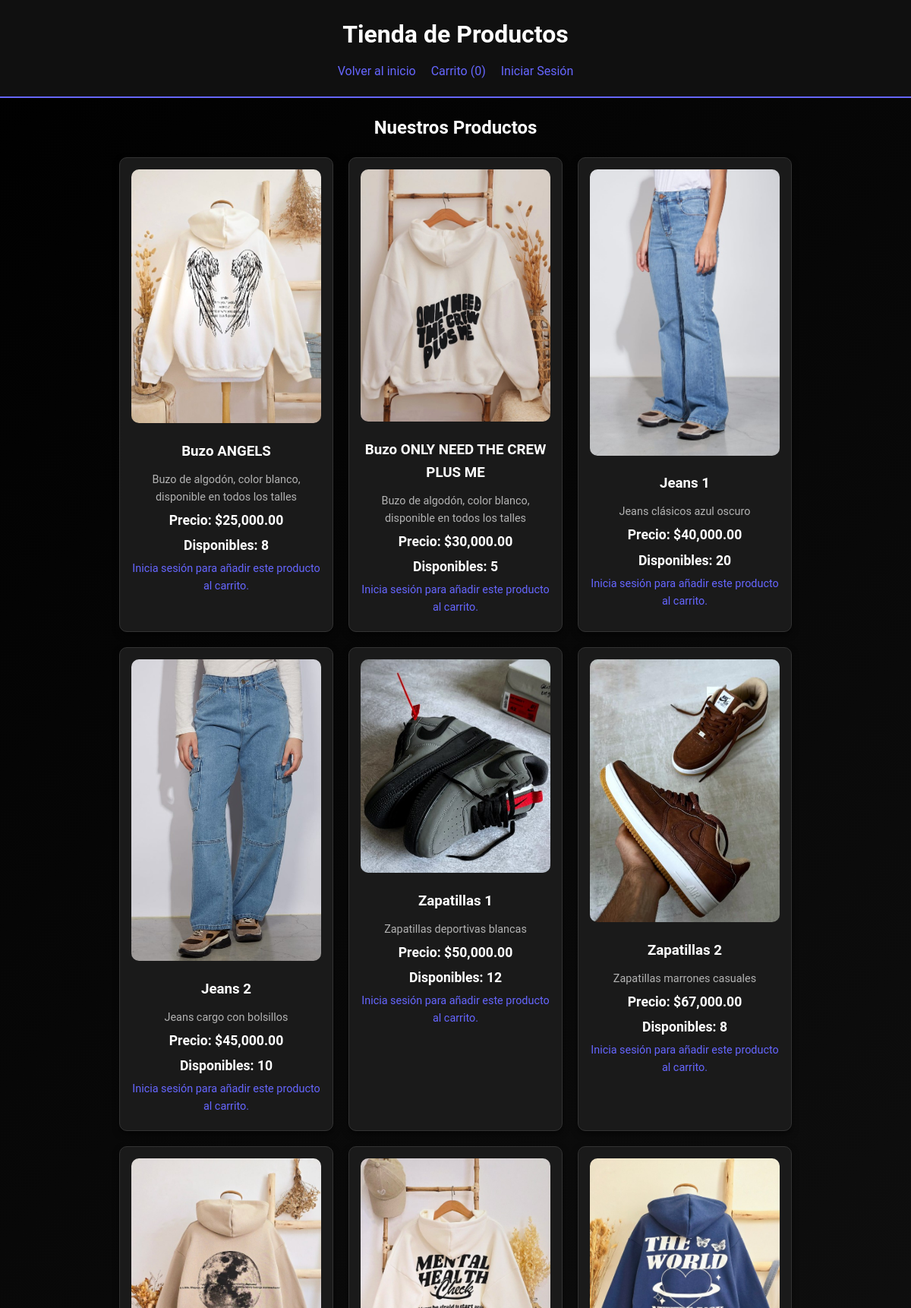
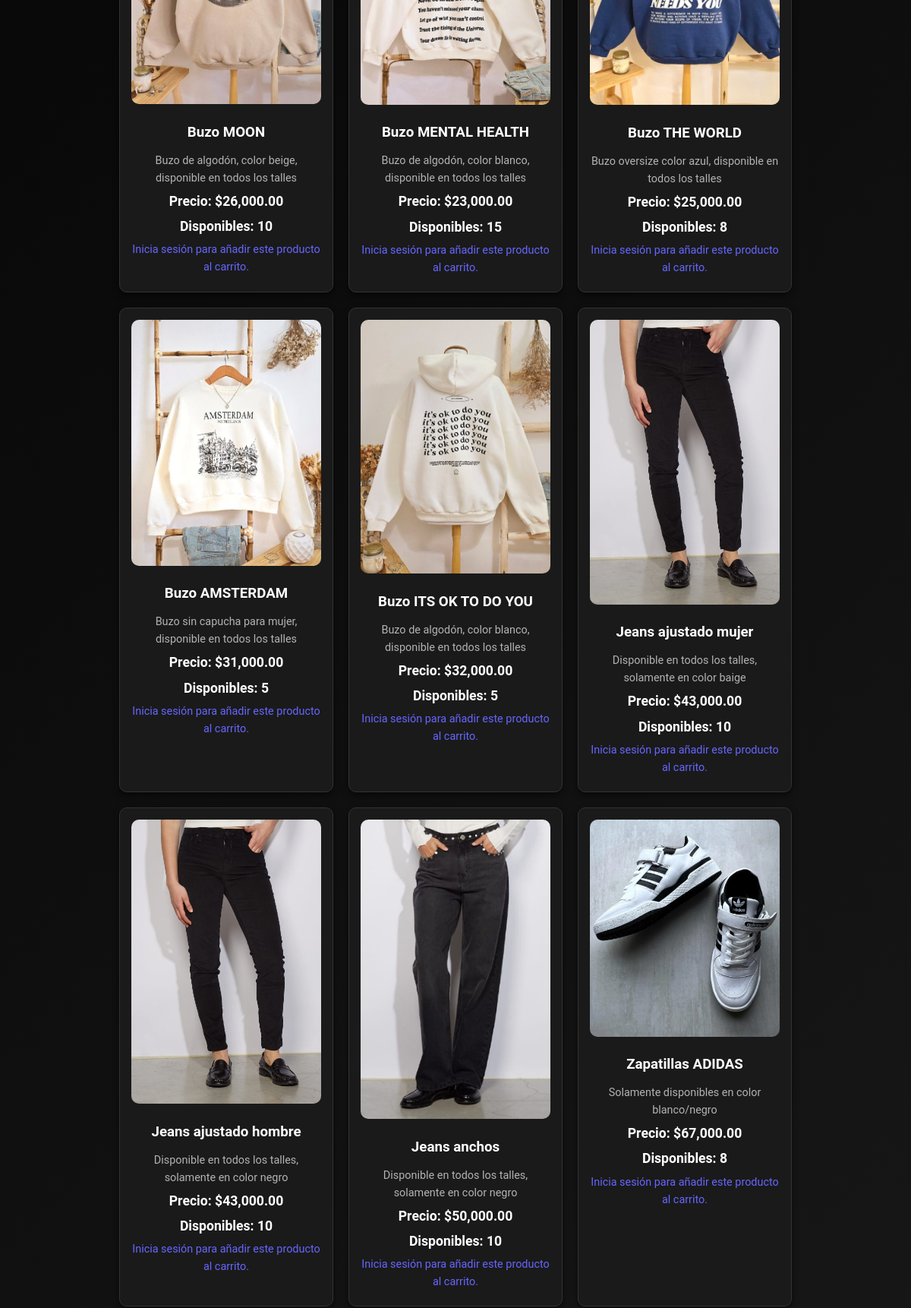
The page /php/vista_cliente.php (upper part) on the database its author committed (2 pictures, top to bottom).
### tables this page shows
CREATE TABLE `productos` (
  `id` int(11) NOT NULL,
  `nombre` varchar(100) NOT NULL,
  `descripcion` text DEFAULT NULL,
  `precio` decimal(10,2) NOT NULL,
  `stock` int(11) NOT NULL,
  `imagen` varchar(255) NOT NULL,
  `destacado` tinyint(1) DEFAULT 0,
  `cantidad` int(11) NOT NULL
);

### php/vista_cliente.php (the view, shortened to what this page needs)
<?php
require_once dirname(__DIR__) . '/php/conexion.php';
?>
<!DOCTYPE html>
<html lang="es">
<head>
    <link rel="stylesheet" href="http://localhost/pag/css/vista_clientes.css">
</head>
<body>
    <header>
        <h1>Tienda de Productos</h1>
        <nav>
            <ul>
                <li><a href="http://localhost/pag/php/index.php">Volver al inicio</a></li>
                <li><a href="http://localhost/pag/php/mostrar_carrito.php">
                        Carrito
                        <?php
                        $total_productos = isset($_SESSION['carrito']) ? array_sum($_SESSION['carrito']) : 0;
                        echo "<span style='color: #6666ff;'>($total_productos)</span>";
                        ?>
                    </a>
                </li>
                <?php if (!isset($_SESSION['usuario_id'])): ?>
                    <li><a href="http://localhost/pag/php/login.php">Iniciar Sesión</a></li>
                <?php endif; ?>
            </ul>
        </nav>
    </header>
    <main>
        <h2>Nuestros Productos</h2>
        <div class="product-container">
            <?php
            $sql = "SELECT * FROM productos";
            $resultado = $conn->query($sql);
            if ($resultado->num_rows > 0) {
                while ($producto = $resultado->fetch_assoc()) {
                    echo "<div class='product-item'>";
                    echo "<img src='http://localhost/pag/" . $producto['imagen'] . "' alt='" . $producto['nombre'] . "'>";
                    echo "<h3>" . $producto['nombre'] . "</h3>";
                    echo "<p>" . $producto['descripcion'] . "</p>";
                    echo "<p><strong>Precio: $" . number_format($producto['precio'], 2) . "</strong></p>";
                    echo "<p><strong>Disponibles: " . $producto['stock'] . "</strong></p>";
                    if (isset($_SESSION['usuario_id']) && !empty($_SESSION['usuario_id'])) {
                        echo "<form method='post' action='http://localhost/pag/php/carrito.php'>";
                        echo "<input type='hidden' name='id_producto' value='" . $producto['id'] . "'>";
                        echo "<label for='cantidad_" . $producto['id'] . "'>Cantidad:</label>";
                        echo "<input type='number' id='cantidad_" . $producto['id'] . "' name='cantidad' min='1' max='" . $producto['stock'] . "' value='1' required>";
                        echo "<button type='submit'>Añadir al carrito</button>";
                        echo "</form>";
                    } else {
                        echo "<p style='color: #6666ff;'>Inicia sesión para añadir este producto al carrito.</p>";
                    }
                    echo "</div>";
                }
            } else {
                echo "<p class='mensaje-error'>No hay productos disponibles.</p>";
            }
            ?>
        </div>
    </main>
</body>
</html>

### css/vista_clientes.css (style rules this page uses)
body, h1, h2, p, ul, li, a, img, input, button { margin: 0; padding: 0; box-sizing: border-box; }
body { font-family: 'Roboto', sans-serif; background: linear-gradient(135deg, #000000, #1a1a1a); color: #ffffff; line-height: 1.6; margin: 0; padding: 0; }
header { background: #101010; padding: 20px; text-align: center; border-bottom: 2px solid #6666ff; }
header h1 { color: #ffffff; font-size: 2rem; }
header nav ul { list-style: none; display: flex; justify-content: center; gap: 20px; margin-top: 10px; }
header nav ul li a { text-decoration: none; color: #6666ff; font-size: 1rem; transition: color 0.3s ease; }
main { padding: 20px; max-width: 1200px; margin: 0 auto; }
main h2 { text-align: center; margin-bottom: 20px; color: #ffffff; }
.product-container { display: flex; flex-wrap: wrap; justify-content: center; gap: 20px; }
.product-item { background: #1a1a1a; border: 1px solid #333333; border-radius: 10px; padding: 15px; width: 250px; text-align: center; box-shadow: 0 4px 8px rgba(0, 0, 0, 0.5); transition: transform 0.3s ease, box-shadow 0.3s ease; }
.product-item img { width: 100%; border-radius: 10px; }
.product-item h3 { color: #ffffff; margin: 15px 0 10px; }
.product-item p { color: #b3b3b3; font-size: 0.9rem; margin: 5px 0; }
.product-item strong { color: #ffffff; font-size: 1.1rem; }

### rows shown on the page
productos: imagen (picture), nombre "Buzo ANGELS", descripcion "Buzo de algodón, color blanco, disponible en todos los talles", precio "25,000.00", stock "8"
productos: imagen (picture), nombre "Buzo ONLY NEED THE CREW PLUS ME", descripcion "Buzo de algodón, color blanco, disponible en todos los talles", precio "30,000.00", stock "5"
productos: imagen (picture), nombre "Jeans 1", descripcion "Jeans clásicos azul oscuro", precio "40,000.00", stock "20"
productos: imagen (picture), nombre "Jeans 2", descripcion "Jeans cargo con bolsillos", precio "45,000.00", stock "10"
productos: imagen (picture), nombre "Zapatillas 1", descripcion "Zapatillas deportivas blancas", precio "50,000.00", stock "12"
productos: imagen (picture), nombre "Zapatillas 2", descripcion "Zapatillas marrones casuales", precio "67,000.00", stock "8"
productos: imagen (picture), nombre "Buzo MOON", descripcion "Buzo de algodón, color beige, disponible en todos los talles", precio "26,000.00", stock "10"
productos: imagen (picture), nombre "Buzo MENTAL HEALTH", descripcion "Buzo de algodón, color blanco, disponible en todos los talles", precio "23,000.00", stock "15"
productos: imagen (picture), nombre "Buzo THE WORLD", descripcion "Buzo oversize color azul, disponible en todos los talles", precio "25,000.00", stock "8"
productos: imagen (picture), nombre "Buzo AMSTERDAM", descripcion "Buzo sin capucha para mujer, disponible en todos los talles", precio "31,000.00", stock "5"
productos: imagen (picture), nombre "Buzo ITS OK TO DO YOU", descripcion "Buzo de algodón, color blanco, disponible en todos los talles", precio "32,000.00", stock "5"
productos: imagen (picture), nombre "Jeans ajustado mujer", descripcion "Disponible en todos los talles, solamente en color baige", precio "43,000.00", stock "10"
productos: imagen (picture), nombre "Jeans ajustado hombre", descripcion "Disponible en todos los talles, solamente en color negro", precio "43,000.00", stock "10"
productos: imagen (picture), nombre "Jeans anchos", descripcion "Disponible en todos los talles, solamente en color negro", precio "50,000.00", stock "10"
productos: imagen (picture), nombre "Zapatillas ADIDAS", descripcion "Solamente disponibles en color blanco/negro", precio "67,000.00", stock "8"

### other values the page prints
$total_productos "0"
